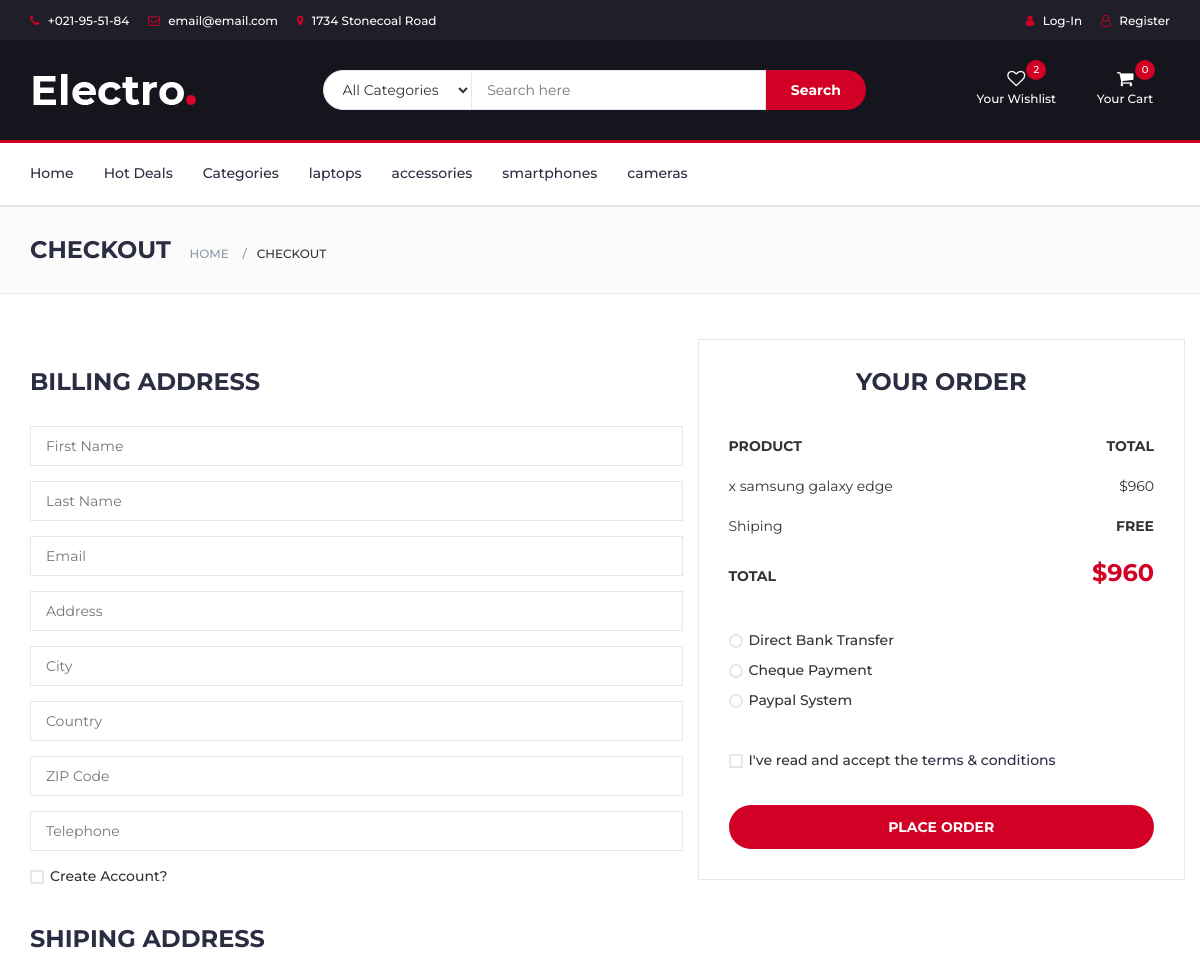
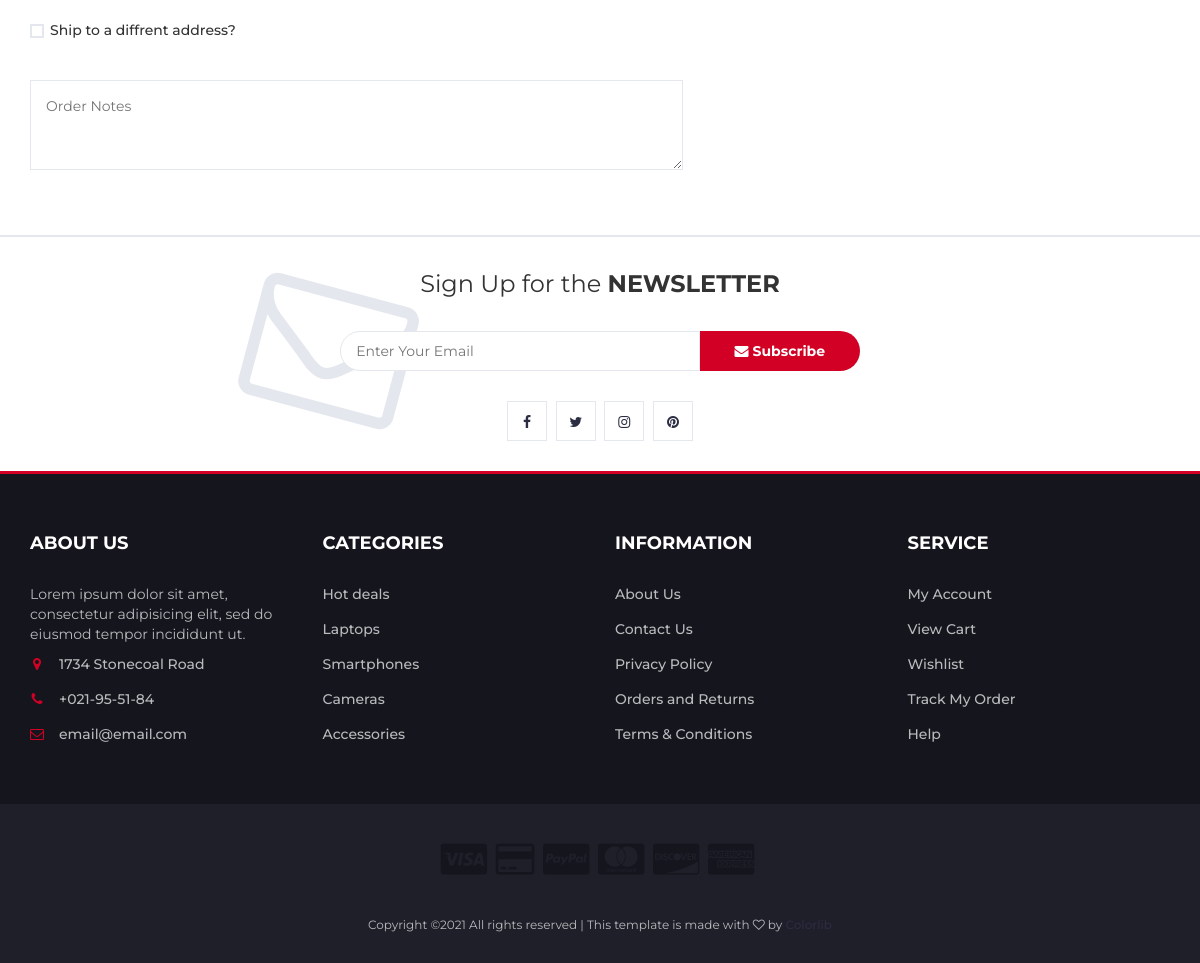
Page /cart/check_out/1 on the committed database (2 pictures, top to bottom).
### shop/models.py (models this page shows, shortened)
class Category(models.Model):
    name = models.CharField(max_length=255, db_index=True)
    slug = models.SlugField(max_length=255, unique=True)
    class Meta:
        verbose_name_plural = 'categories'

class Product(models.Model):
    name = models.CharField(max_length=255, db_index=True)
    slug = models.SlugField(max_length=255, unique=True)
    image = models.ImageField(default='default.jpg', upload_to='products/')
    category = models.ForeignKey(Category, related_name='product', on_delete=models.CASCADE)
    color = models.ForeignKey(Colour,related_name='product_color', on_delete=models.CASCADE)
    description = models.TextField()
    ratings = models.CharField(max_length=8)
    seller = models.ForeignKey(Seller, related_name='product_seller', on_delete=models.CASCADE)
    price = models.IntegerField()
    is_new = models.BooleanField(default=True)
    offer = models.IntegerField()
    stock = models.IntegerField()
    in_stock = models.BooleanField(default=True)
    class Meta:
        verbose_name_plural = 'products'

### cart/views.py (the view)
# urls.py: path('check_out/<int:product_id>',views.check_out,name='check_out'),
def check_out(request,product_id):
    prod=Product.objects.get(id=product_id)
    return render(request,'check_out.html',{'item':prod})

### cart/context_processors.py (called while the page is built)
def count(request):
    item_count=0
    if 'admin' in request.path:
        return {}
    else:
        try:
            tot=0
            ct=Cartlist.objects.filter(cart_id=c_id(request))
            ct_i=items.objects.all().filter(cart_id=ct[:1])
            for i in ct_i:
                item_count+=i.quantity
                tot+=i.product.total_price()*i.quantity
        except Cartlist.DoesNotExist:
            item_count=0
        return dict(itc=item_count,t=tot)

### cart/views.py (called while the page is built)
def c_id(request):
    ct_id=request.session.session_key
    if not ct_id:
        ct_id=request.session.create()
    return ct_id

### shop/context_processor.py (called while the page is built)
def cats(request):
    ct=Category.objects.all()
    return dict(cats=ct)

### templates/check_out.html (shortened to what this page needs)
{% extends 'base.html' %}
{% load static %}
{%block content%}
<html>
<head>
</head>
<body>
		<div id="breadcrumb" class="section">
			<div class="container">
				<div class="row">
					<div class="col-md-12">
						<h3 class="breadcrumb-header">Checkout</h3>
						<ul class="breadcrumb-tree">
							<li><a href="/">Home</a></li>
							<li class="active">Checkout</li>
						</ul>
					</div>
				</div>
			</div>
		</div>
		<div class="section">
			<div class="container">
				<div class="row">
					<div class="col-md-7">
						<div class="billing-details">
							<div class="section-title">
								<h3 class="title">Billing address</h3>
							</div>
							<div class="form-group">
								<input class="input" type="text" name="first-name" placeholder="First Name" value={{user.first_name}}>
							</div>
							<div class="form-group">
								<input class="input" type="text" name="last-name" placeholder="Last Name" value={{user.last_name}}>
							</div>
							<div class="form-group">
								<input class="input" type="email" name="email" placeholder="Email" value="{{user.email}}">
							</div>
							<div class="form-group">
								<input class="input" type="text" name="address" placeholder="Address">
							</div>
							<div class="form-group">
								<input class="input" type="text" name="city" placeholder="City">
							</div>
							<div class="form-group">
								<input class="input" type="text" name="country" placeholder="Country">
							</div>
							<div class="form-group">
								<input class="input" type="text" name="zip-code" placeholder="ZIP Code">
							</div>
							<div class="form-group">
								<input class="input" type="tel" name="tel" placeholder="Telephone">
							</div>
							<div class="form-group">
								<div class="input-checkbox">
									<label for="create-account">
										<span></span>
										Create Account?
									</label>
								</div>
							</div>
						</div>
						<div class="shiping-details">
							<div class="section-title">
								<h3 class="title">Shiping address</h3>
							</div>
							<div class="input-checkbox">
								<label for="shiping-address">
									<span></span>
									Ship to a diffrent address?
								</label>
							</div>
						</div>
						<div class="order-notes">
							<textarea class="input" placeholder="Order Notes"></textarea>
						</div>
					</div>
					<div class="col-md-5 order-details">
						<div class="section-title text-center">
							<h3 class="title">Your Order</h3>
						</div>
						<div class="order-summary">
							<div class="order-col">
								<div><strong>PRODUCT</strong></div>
								<div><strong>TOTAL</strong></div>
							</div>
							<div class="order-products">
								<div class="order-col">
									<div>{{quantity}}x {{item.name}}</div>
									<div>${{item.price}}</div>
								</div>
							</div>
							<div class="order-col">
								<div>Shiping</div>
								<div><strong>FREE</strong></div>
							</div>
							<div class="order-col">
								<div><strong>TOTAL</strong></div>
								<div><strong class="order-total">${{item.price}}</strong></div>
							</div>
						</div>
						<div class="payment-method">
							<div class="input-radio">
								<label for="payment-1">
									<span></span>
									Direct Bank Transfer
								</label>
							</div>
							<div class="input-radio">
								<label for="payment-2">
									<span></span>
									Cheque Payment
								</label>
							</div>
							<div class="input-radio">
								<label for="payment-3">
									<span></span>
									Paypal System
								</label>
							</div>
						</div>
						<div class="input-checkbox">
							<label for="terms">
								<span></span>
								I've read and accept the <a href="#">terms & conditions</a>
							</label>
						</div>
						<a href="#" class="primary-btn order-submit">Place order</a>
					</div>
				</div>
			</div>
		</div>
		<div id="newsletter" class="section">
			<div class="container">
				<div class="row">
					<div class="col-md-12">
						<div class="newsletter">
							<p>Sign Up for the <strong>NEWSLETTER</strong></p>
							<form>
								<input class="input" type="email" placeholder="Enter Your Email">
								<button class="newsletter-btn"><i class="fa fa-envelope"></i> Subscribe</button>
							</form>
							<ul class="newsletter-follow">
								<li>
									<a href="#"><i class="fa fa-facebook"></i></a>
								</li>
								<li>
									<a href="#"><i class="fa fa-twitter"></i></a>
								</li>
								<li>
									<a href="#"><i class="fa fa-instagram"></i></a>
								</li>
								<li>
									<a href="#"><i class="fa fa-pinterest"></i></a>
								</li>
							</ul>
						</div>
					</div>
				</div>
			</div>
		</div>
		<footer id="footer">
			<div class="section">
				<div class="container">
					<div class="row">
						<div class="col-md-3 col-xs-6">
							<div class="footer">
								<h3 class="footer-title">About Us</h3>
								<p>Lorem ipsum dolor sit amet, consectetur adipisicing elit, sed do eiusmod tempor incididunt ut.</p>
								<ul class="footer-links">
									<li><a href="#"><i class="fa fa-map-marker"></i>1734 Stonecoal Road</a></li>
									<li><a href="#"><i class="fa fa-phone"></i>+021-95-51-84</a></li>
									<li><a href="#"><i class="fa fa-envelope-o"></i>email@email.com</a></li>
								</ul>
							</div>
						</div>
						<div class="col-md-3 col-xs-6">
							<div class="footer">
								<h3 class="footer-title">Categories</h3>
								<ul class="footer-links">
									<li><a href="#">Hot deals</a></li>
									<li><a href="#">Laptops</a></li>
									<li><a href="#">Smartphones</a></li>
									<li><a href="#">Cameras</a></li>
									<li><a href="#">Accessories</a></li>
								</ul>
							</div>
						</div>
						<div class="col-md-3 col-xs-6">
							<div class="footer">
								<h3 class="footer-title">Information</h3>
								<ul class="footer-links">
									<li><a href="#">About Us</a></li>
									<li><a href="#">Contact Us</a></li>
									<li><a href="#">Privacy Policy</a></li>
									<li><a href="#">Orders and Returns</a></li>
									<li><a href="#">Terms & Conditions</a></li>
								</ul>
							</div>
						</div>
						<div class="col-md-3 col-xs-6">
							<div class="footer">
								<h3 class="footer-title">Service</h3>
								<ul class="footer-links">
									<li><a href="#">My Account</a></li>
									<li><a href="#">View Cart</a></li>
									<li><a href="#">Wishlist</a></li>
									<li><a href="#">Track My Order</a></li>
									<li><a href="#">Help</a></li>
								</ul>
							</div>
						</div>
					</div>
				</div>
			</div>
			<div id="bottom-footer" class="section">
				<div class="container">
					<div class="row">
						<div class="col-md-12 text-center">
							<ul class="footer-payments">
								<li><a href="#"><i class="fa fa-cc-visa"></i></a></li>
								<li><a href="#"><i class="fa fa-credit-card"></i></a></li>
								<li><a href="#"><i class="fa fa-cc-paypal"></i></a></li>
								<li><a href="#"><i class="fa fa-cc-mastercard"></i></a></li>
								<li><a href="#"><i class="fa fa-cc-discover"></i></a></li>
								<li><a href="#"><i class="fa fa-cc-amex"></i></a></li>
							</ul>
							<span class="copyright">
								Copyright &copy;<script>document.write(new Date().getFullYear());</script> All rights reserved | This template is made with <i class="fa fa-heart-o" aria-hidden="true"></i> by <a href="https://colorlib.com" target="_blank">Colorlib</a>
							</span>
						</div>
					</div>
				</div>
			</div>
		</footer>
	</body>
</html>
{%endblock%}

### templates/base.html (shortened to what this page needs)
{% load static %}
<!DOCTYPE html>
<html lang="en">
	<head>
		<link type="text/css" rel="stylesheet" href="{% static 'css/bootstrap.min.css'%}"/>
		<link type="text/css" rel="stylesheet" href="{% static 'css/slick.css'%}"/>
		<link type="text/css" rel="stylesheet" href="{% static 'css/slick-theme.css'%}"/>
		<link type="text/css" rel="stylesheet" href="{% static 'css/nouislider.min.css'%}"/>
		<link rel="stylesheet" href="{% static 'css/font-awesome.min.css'%}">
		<link type="text/css" rel="stylesheet" href="{% static 'css/style.css'%}"/>
    </head>
	<body>
		<header>
			<div id="top-header">
				<div class="container">
					<ul class="header-links pull-left">
						<li><a href="#"><i class="fa fa-phone"></i> +021-95-51-84</a></li>
						<li><a href="#"><i class="fa fa-envelope-o"></i> email@email.com</a></li>
						<li><a href="#"><i class="fa fa-map-marker"></i> 1734 Stonecoal Road</a></li>
					</ul>
					<ul class="header-links pull-right">
						{%if user.is_authenticated%}
						<li><a href="{% url 'logout' %}"><i class="fa fa-user"></i> Log-Out</a></li>
						{% else %}
						<li><a href="{% url 'login' %}"><i class="fa fa-user"></i> Log-In</a></li>
						<li><a href="{% url 'register' %}"><i class="fa fa-user-o"></i> Register</a></li>
						{% endif %}
					</ul>
				</div>
			</div>
			<div id="header">
				<div class="container">
					<div class="row">
						<div class="col-md-3">
							<div class="header-logo">
								<a href="/" class="logo">
									<img src="{% static './img/logo.png'%}" alt="">
								</a>
							</div>
						</div>
						<div class="col-md-6">
							<div class="header-search">
								<form action="{% url 'search' %}" method="get">
									<select class="input-select">
										<option value="0">All Categories</option>
									</select>
									<input class="input" placeholder="Search here" name="q">
									<button class="search-btn">Search</button>
								</form>
							</div>
						</div>
						<div class="col-md-3 clearfix">
							<div class="header-ctn">
								<div>
									<a href="#">
										<i class="fa fa-heart-o"></i>
										<span>Your Wishlist</span>
										<div class="qty">2</div>
									</a>
								</div>
								<div class="dropdown">
									<a class="dropdown-toggle" data-toggle="dropdown" aria-expanded="true">
										<i class="fa fa-shopping-cart"></i>
										<span>Your Cart</span>
										<div class="qty">{{itc}}</div>
									</a>
								</div>
							</div>
						</div>
					</div>
				</div>
			</div>
		</header>
		<nav id="navigation">
			<div class="container">
				<div id="responsive-nav">
					<ul class="main-nav nav navbar-nav">
						<li ><a href="/">Home</a></li>
						<li><a href="{%url 'deals' %}">Hot Deals</a></li>
						<li><a href="#">Categories</a></li>
						{% for cat in cats %}
						<li><a href="{%url 'product' cat.slug %}">{{cat.name}}</a></li>
						{% endfor %}
					</ul>
				</div>
			</div>
		</nav>
{%block content%}
{% endblock %}
	</body>
</html>

### rows in the picture
Category: name "laptops"
Category: name "accessories"
Category: name "smartphones"
Category: name "cameras"
Product: name "samsung galaxy edge", price "960"

### other values in the picture
{{ itc }} "0"
